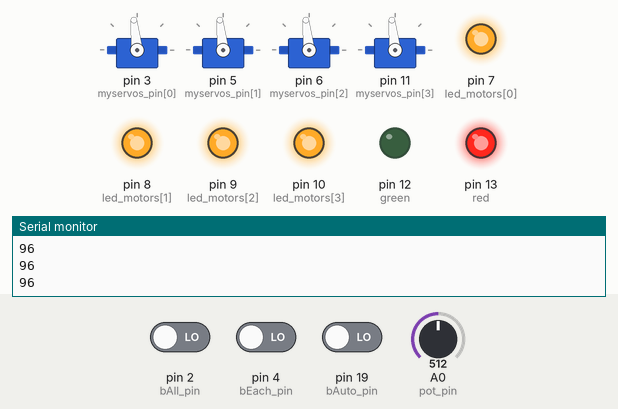
Simulated run of this sketch. Board: Arduino Uno, built with avr-gcc and run on an emulated ATmega328P. Shown: 4 × servo, output pins drawn as LEDs (lit = HIGH), the last lines printed to the serial monitor. The inputs (shaded band) are chosen by the test bench; at power-on: A0 (pot_pin) = 512, pin 19 (bAuto_pin) LOW, pin 4 (bEach_pin) LOW, pin 2 (bAll_pin) LOW.

Above: at 1.2 s.
1.3 s: A0 (pot_pin) set to 306
At 2.5 s:
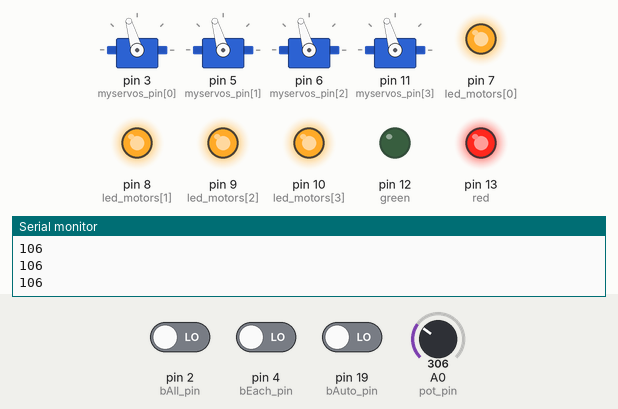
2.8 s: pin 19 (bAuto_pin) driven HIGH
At 4.3 s:
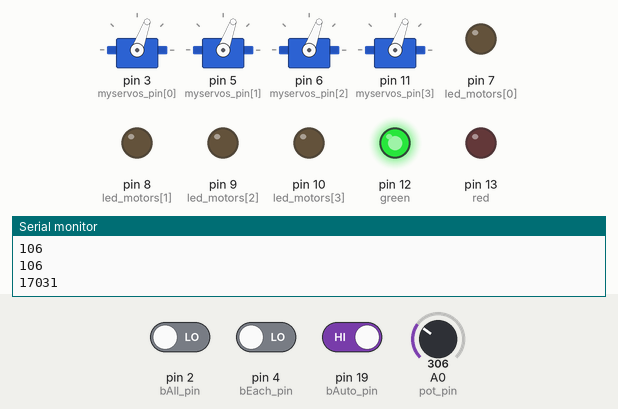
5.0 s: pin 4 (bEach_pin) driven HIGH
At 6.2 s:
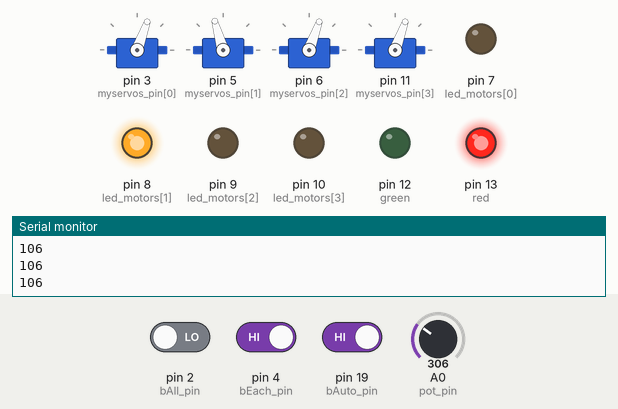
6.5 s: A0 (pot_pin) set to 122
At 7.7 s:
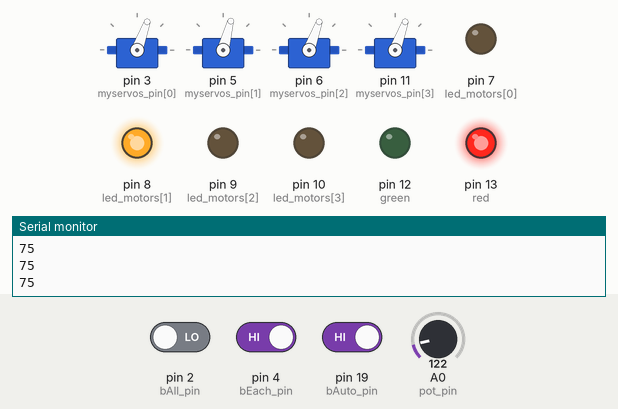
8.0 s: pin 2 (bAll_pin) driven HIGH
At 9.2 s:
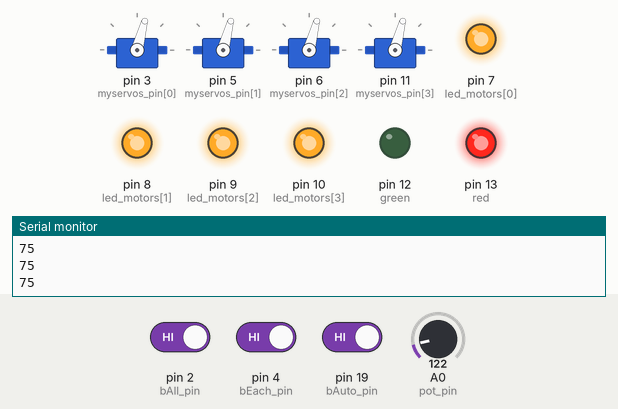
9.5 s: A0 (pot_pin) set to 5
At 10.1 s:
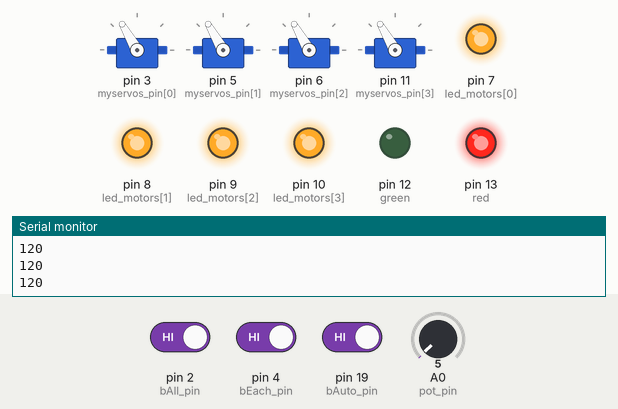
Timing chart, 0 to 12.0 s (numbered marks = the images above; inputs shaded):
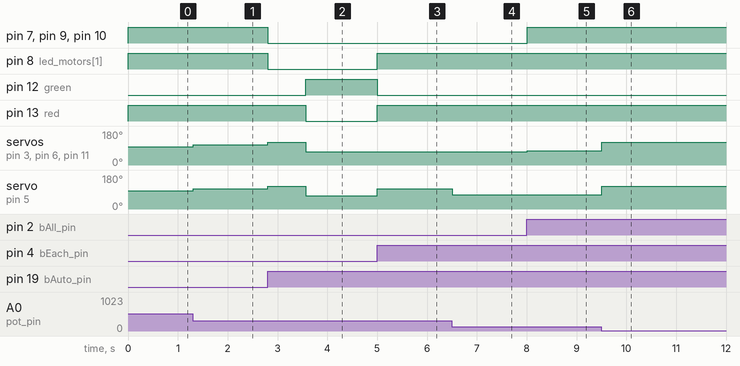

Measured:
- after the input at 1.3 s, servo on pin 3 (myservos_pin[0]), servo on pin 5 (myservos_pin[1]), servo on pin 6 (myservos_pin[2]), servo on pin 11 (myservos_pin[3]): 96° → 106° at once
- after the input at 2.8 s, pin 7 (led_motors[0]), pin 8 (led_motors[1]): HIGH → LOW at once
- after the input at 5.0 s, pin 8 (led_motors[1]), pin 13 (red): LOW → HIGH at once; pin 12 (green): HIGH → LOW at once; servo on pin 5 (myservos_pin[1]): 70° → 106° at once
- after the input at 6.5 s, servo on pin 5 (myservos_pin[1]): 106° → 75° at once
- after the input at 8.0 s, pin 7 (led_motors[0]), pin 9 (led_motors[2]), pin 10 (led_motors[3]): LOW → HIGH at once; servo on pin 3 (myservos_pin[0]), servo on pin 6 (myservos_pin[2]), servo on pin 11 (myservos_pin[3]): 70° → 75° at once
- after the input at 9.5 s, servo on pin 3 (myservos_pin[0]), servo on pin 5 (myservos_pin[1]), servo on pin 6 (myservos_pin[2]), servo on pin 11 (myservos_pin[3]): 75° → 120° at once

The sketch:

m360.ino
```cpp
// 360º Matchbox Pinhole Camera
// Arduino software to control the motors that controls the cameras
// by Potentiometer or by Automatic light measure
// Project Developed on Interactivos? Birmingham 2014
// Project leader: Rafael Ski
// Colaborators: Gustavo, Imma, Idris, Sonia, Bec, Anna, Pablo, Javier, Juan, Alberto.

// Code initialy based on Michal Rinott´s code to control
// servo position using potentiometer <http://people.interaction-ivrea.it/m.rinott>


#include <Servo.h>

Servo myservos[4];  // create servo object to control a servo
int myservos_pin[] = {3, 5, 6, 11};

int pot_pin = 0;      // analog pin used to connect the potentiometer
int val;              // variable to read the value from the potentiometer´s analog pin
int valmap = 70;
int val_photosensor;  // variable to read the value from the LDR photosensor
int eachCounter = 0;  // variable to count from 1 to 4 (among the motors)

boolean bAll = true;    // button all motors together
boolean bEach = false;  // button each motor, one by one
boolean bAuto = false;  // button automatic motors

int bAll_now = 0;   // actual state of the button
int bEach_now = 0;  // actual state of the button
int bAuto_now = 0;  // actual state of the button

int bAll_previous = 0;   // previous state of the button
int bEach_previous = 0;  // previous state of the button
int bAuto_previous = 0;  // previous state of the button

int bAll_pin = 2;
int bEach_pin = 4;
int bAuto_pin = 19;  //analog input A5

int shutOpen = 120;  // open the shutter
int shutClose = 70;  // close the shutter

//LEDs
int led_motors[] = {7, 8, 9, 10};  // LED corresponding to the motors

int green = 12;  // LED that means "free to use"
int red = 13;    // LED that means "busy"


void setup()
{
  Serial.begin (9600);

  for (int i=0; i<4; i+=1){
    myservos[i].attach(myservos_pin[i]);  // attaches the servos on pins to the servo objects
    pinMode(led_motors[i], OUTPUT);
  }

  pinMode (bAll_pin, INPUT);
  pinMode (bEach_pin, INPUT);
  pinMode (bAuto_pin, INPUT);
  pinMode (green, OUTPUT);
  pinMode (red, OUTPUT);
}


void loop()
{
  bAll_now = digitalRead(bAll_pin);
  bEach_now = digitalRead(bEach_pin);
  bAuto_now = digitalRead(bAuto_pin);

  if (bAll_now != bAll_previous) {  // tests if the AllTogheter button was pressed
    if (bAll_now == HIGH) {
      bAll = true;
      bEach = false;
      bAuto = false;
    }
  }
  bAll_previous = bAll_now;

  if (bEach_now != bEach_previous) {  // tests if the One by One button was pressed
    if (bEach_now == HIGH) {
      for(int i=0; i<4; i++){
        digitalWrite(led_motors[i], LOW);
      }
      eachCounter += 1;
      eachCounter = eachCounter % 4;
      bEach = true;
      bAll = false;
      bAuto = false;
    }
  }
  bEach_previous = bEach_now;

  if (bAuto_now != bAuto_previous) {  // tests if the Automatic button was pressed
    if (bAuto_now == HIGH) {
      val_photosensor = analogRead(1);                            // reads the value of the potentiometer (value between 0 and 1023)
      val_photosensor = map(val_photosensor, 0, 300, 50, 10000);  // scale it to use it with the servo (value between 0 and 1lMotor20)
      Serial.println (val_photosensor);
      bAuto = true;
      bAll = false;
      bEach = false;
    }
  }
  bAuto_previous = bAuto_now;


  if (bAll) {
    if (abs(analogRead(pot_pin) - val) > 15) {
      val = analogRead(pot_pin);             // reads the value of the potentiometer (value between 0 and 1023)
      valmap = map(val, 15, 1023, 120, 70);  // scale it to use it with the servo (value between 0 and 1lMotor20)
    }

    for (int i=0; i<4; i+=1){
      myservos[i].write(valmap);          // sets the servo position according to the scaled value
      digitalWrite(led_motors[i], HIGH);  // sets high the 4 Leds
    }

    if (valmap > shutClose + 3) {  //tests if the shutters are open
      digitalWrite (red, HIGH);
      digitalWrite (green, LOW);
    }
    else {                         //then, if the shutter is closed
      digitalWrite (green, HIGH);
      digitalWrite (red, LOW);
    }

    Serial.println (valmap);
    delay(15);  // waits for the servo to get there
  }


  if (bEach) {
    if (abs(analogRead(pot_pin) - val) > 15) {
      val = analogRead(pot_pin);                         // reads the value of the potentiometer (value between 0 and 1023)
      valmap = map(val, 15, 1023, shutClose, shutOpen);  // scale it to use it with the servo (value between 0 and 1lMotor20)
    }
    digitalWrite(led_motors[eachCounter], HIGH);  // sets each Led depending on the eachCounter
    myservos[eachCounter].write(valmap);
    Serial.println(valmap);

    if (valmap > shutClose + 3) {  //tests if the shutters are open
      digitalWrite (red, HIGH);
      digitalWrite (green, LOW);
    }
    else {                         //then, if the shutter is closed
      digitalWrite (green, HIGH);
      digitalWrite (red, LOW);
    }
    delay(15);  // waits for the servo to get there
  }


  if (bAuto) {
    for (int i=0; i<4; i+=1){
      digitalWrite(led_motors[i], LOW);  // sets high the 4 Leds
      myservos[i].write(shutOpen);       // sets the servo position according to this value
    }

    digitalWrite (red, HIGH);   //led shutter Red
    digitalWrite (green, LOW);  //led shutter Green

    delay((4000 - val_photosensor)*10);

    for (int i=0; i<4; i+=1){
      myservos[i].write(shutClose);  // sets the servo position according to this value
    }
    digitalWrite (green, HIGH);  //led shutter Green
    digitalWrite (red, LOW);     //led shutter Red

    delay(25);  // waits for the servo to get there
    bAuto = false;
  }
}
```
